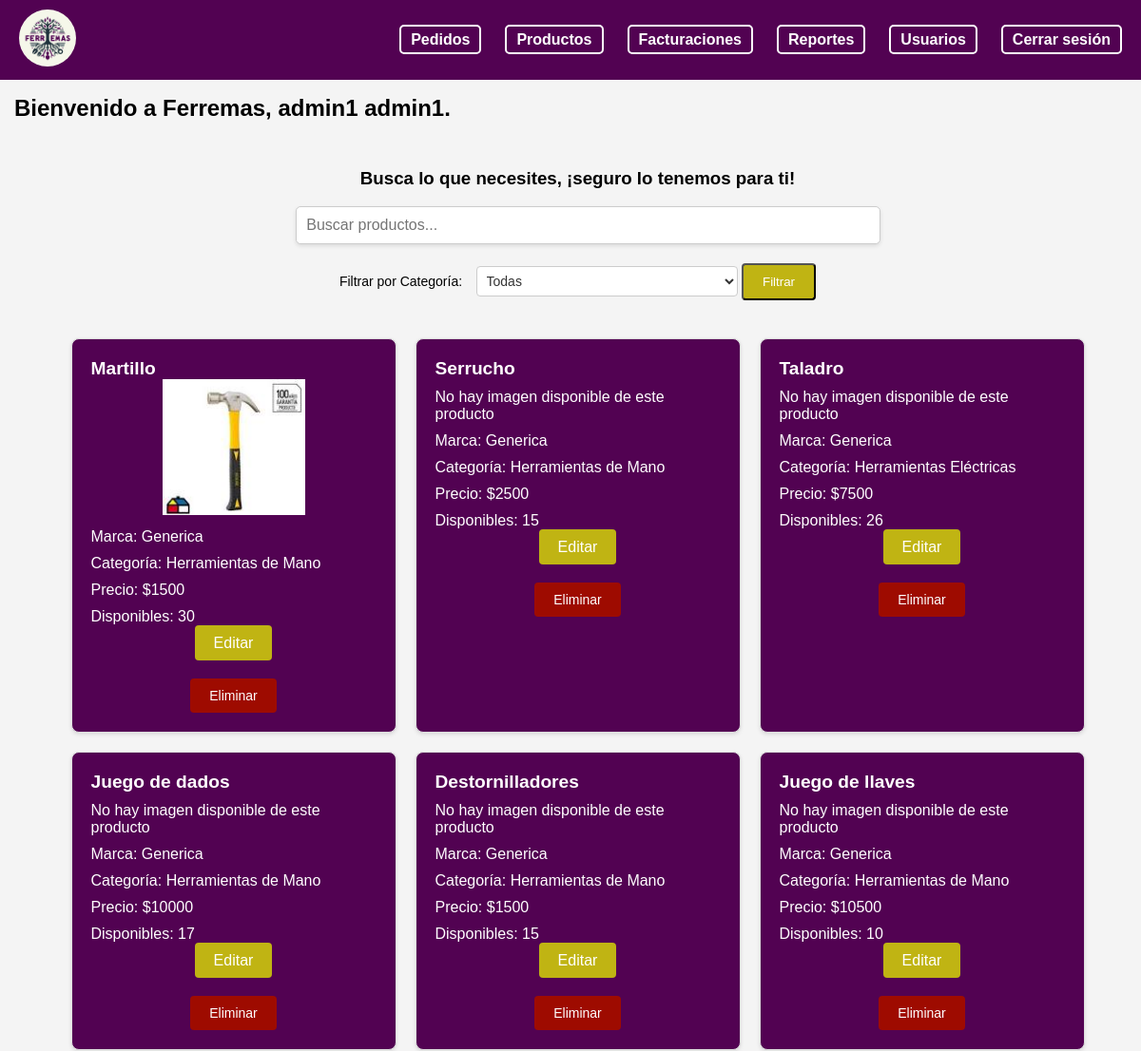
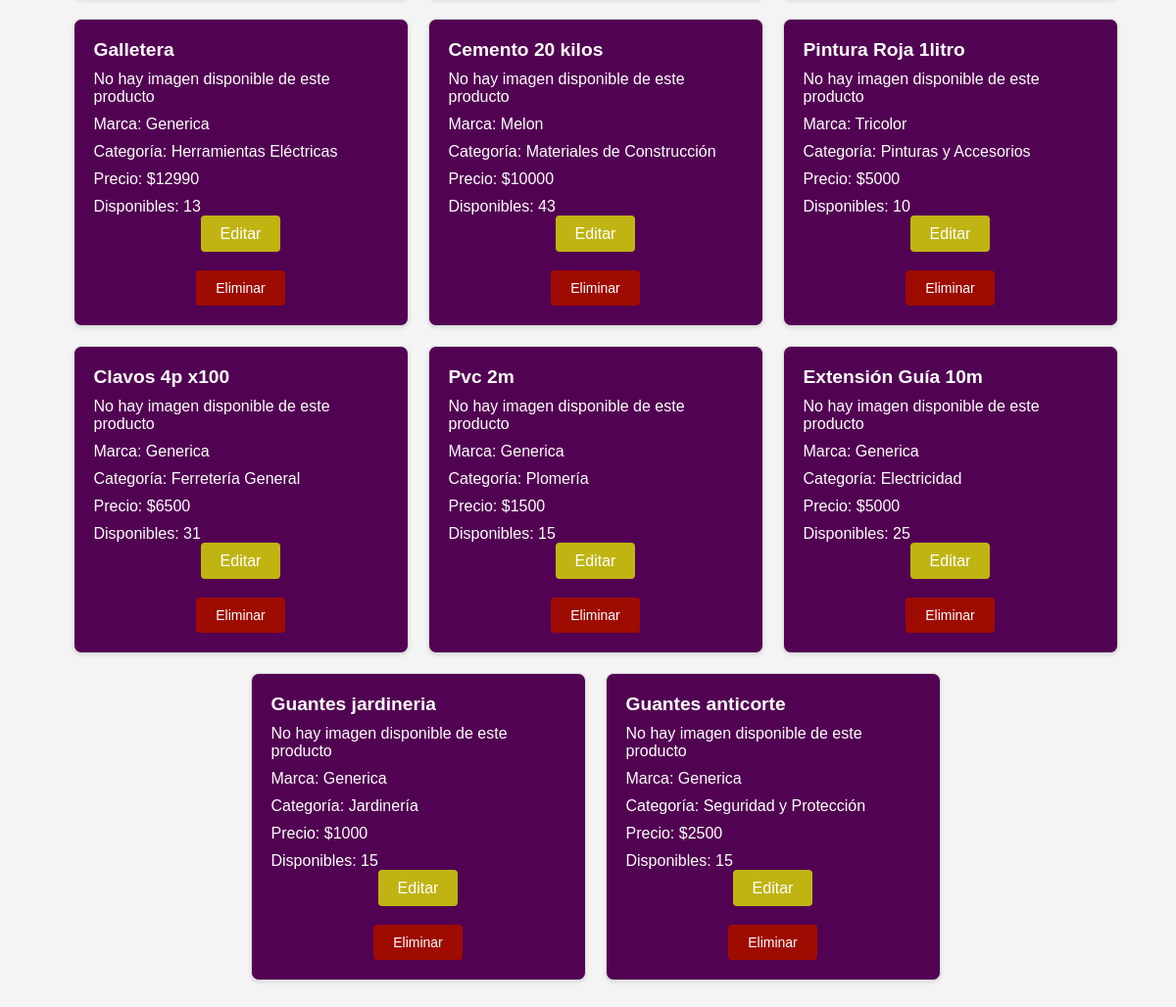
The page /adm_inventario/ (signed in) on the database as committed earlier (2 pictures, top to bottom).
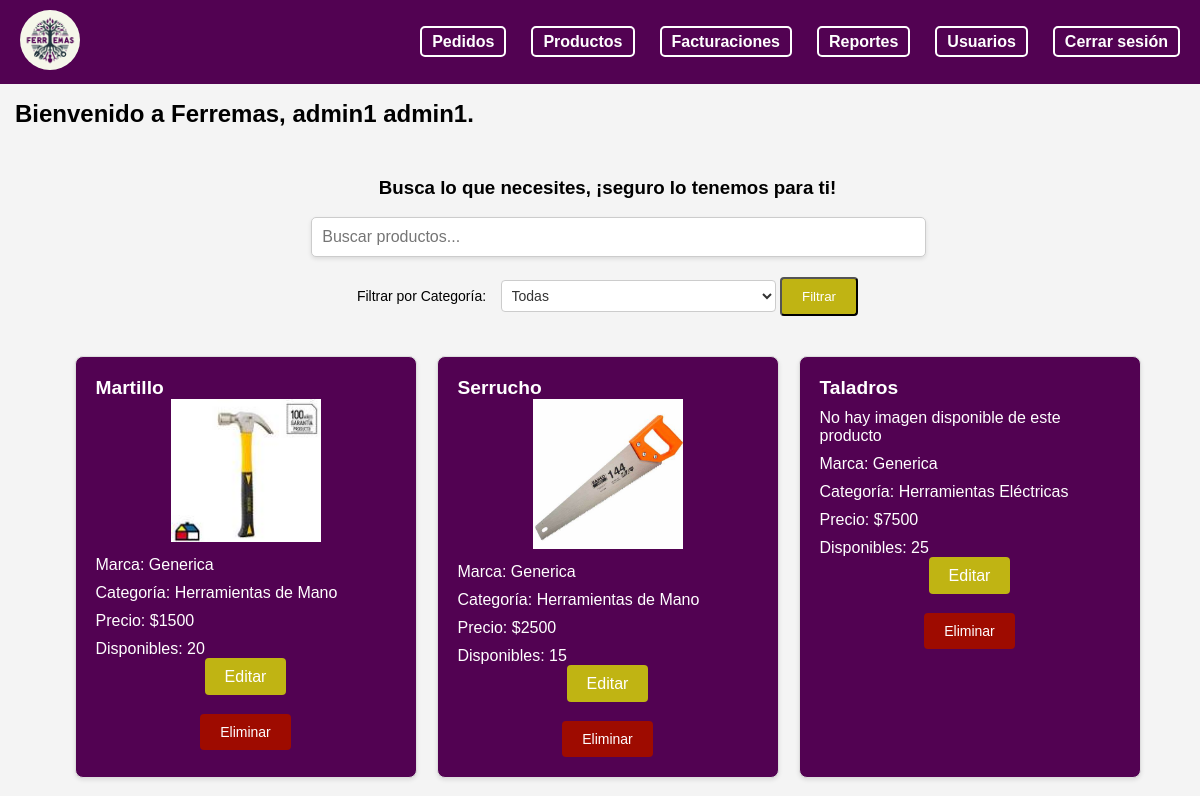
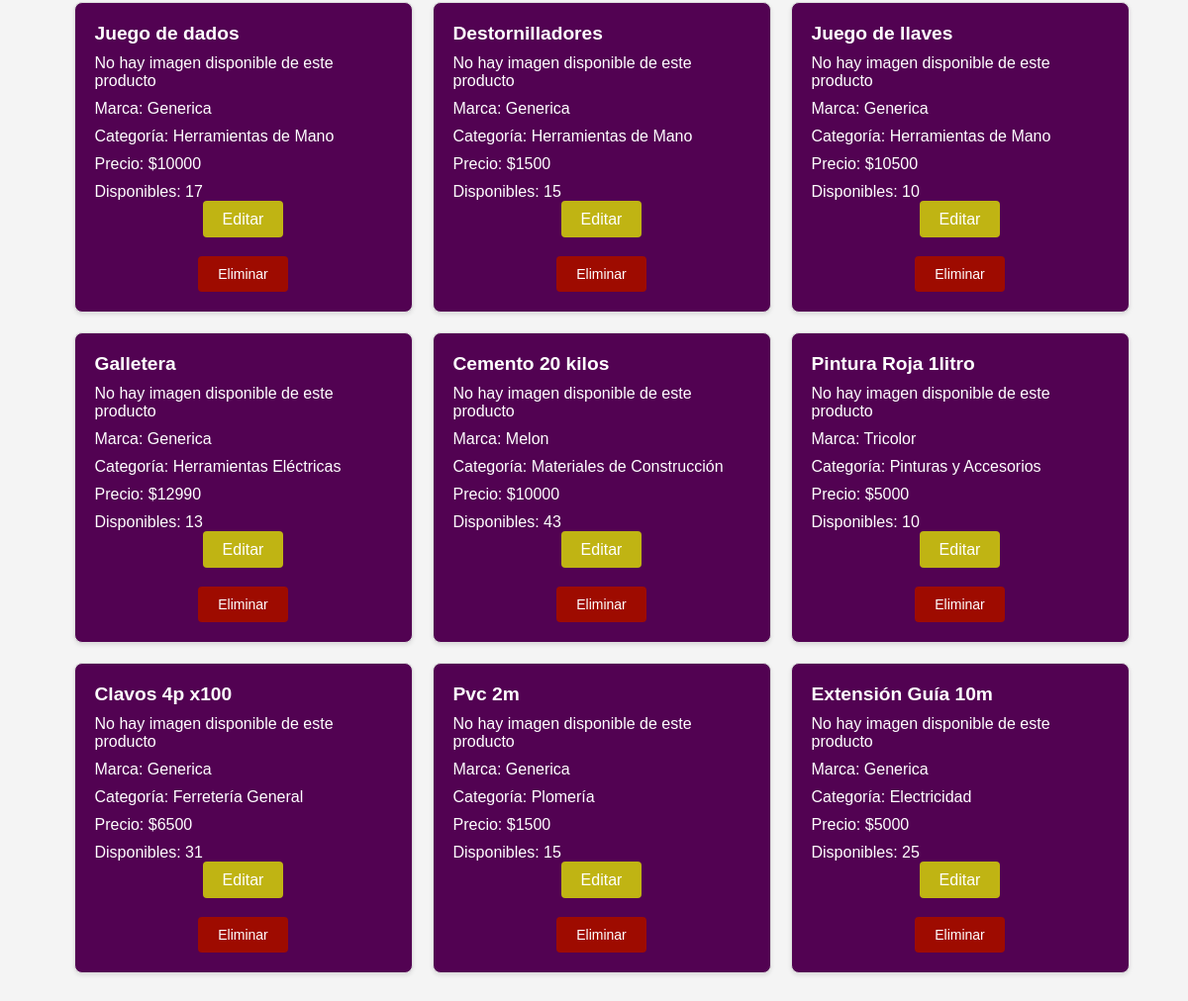
The same page on the database as committed later (2 pictures, top to bottom).
### myapp/models.py (models this page shows, shortened)
class Inventario(models.Model):
    prod_id = models.AutoField(primary_key=True)
    prod_nom = models.CharField(max_length=50)
    prod_marca = models.CharField(max_length=25)
    prod_prec= models.IntegerField()
    prod_img = models.ImageField(upload_to=path_and_rename, null=True, blank=True)
    catProd_nom = models.ForeignKey(CategoriaProducto, on_delete=models.CASCADE)
    inv_cantTotal = models.IntegerField(default=0)

class CategoriaProducto(models.Model):
    catProd_nom = models.CharField(max_length=100)
    def __str__(self):
        return self.catProd_nom

### myapp/views.py (the view)
# urls.py: path('adm_inventario/', views.adm_inventario, name='adm_inventario'),
def adm_inventario(request):
    try:
        empleado = Empleado.objects.get(emp_id=request.session['user_id'])
        print("Empleado ID from session:", request.session.get('user_id'))
        print("Empleado Profile for current user:", empleado)
    except Empleado.DoesNotExist:
        return JsonResponse({'error': 'Empleado no encontrado'})
    productos = Inventario.objects.all()
    categorias = CategoriaProducto.objects.all()
    categoria_filtro = request.GET.get('categoria')
    if categoria_filtro:
        productos = productos.filter(catProd_nom__catProd_nom=categoria_filtro)
    return render(request, 'empleado/admin/adm_inventario.html', {'empleado': empleado, 'productos': productos, 'categorias': categorias})

### myapp/models.py (called while the page is built)
    def __str__(self):
        return self.rol.rol_id +' - '+ self.emp_name +' '+ self.emp_lastname

### myapp/templates/empleado/admin/adm_inventario.html (shortened to what this page needs)
{% load static %}
<!DOCTYPE html>
<html lang="en">
<head>
    <link rel="stylesheet" href="{% static '/styles/nav.css' %}" />
    <link rel="stylesheet" href="{% static '/styles/cliente/productos.css' %}" />
</head>
<body>
    <header>
        <nav>
            <div class="navbar">
            <div class="logo">
                <a href="/adm_home">
                <img src="{% static '/logo/LogoFerremas.png' %}" alt="Logo" />
                </a>
            </div>
            <div class="nav-items">
                <ul>
                    <li><a href="#" id="pedidos-link"> Pedidos</a></li>
                    <li><a href="#" id="productos-link"> Productos</a></li>
                    <li><a href="#" id="facturaciones-link"> Facturaciones</a></li>
                    <li><a href="#" id="reportes-link"> Reportes</a></li>
                    <li><a href="/adm_usuarios" id="usuarios-link"> Usuarios</a></li>
                    <li><a href="/"> Cerrar sesión</a></li>
                </ul>
            </div>
            </div>
        </nav>
    </header>
    <div class="content" id="text1" style="margin-top: 100px; margin-left: 15px;">
        <h2> Bienvenido a Ferremas, {{empleado.emp_name}} {{empleado.emp_lastname}}.</h2>
        <div class="search-bar">
            <div class="search-text">
                <h3>Busca lo que necesites, ¡seguro lo tenemos para ti!</h3>
            </div>
            <div class="search-input-container">
                <input type="text" id="searchInput" placeholder="Buscar productos..." onkeyup="filtrarProductos()">
            </div>
            <div class="filtro-categoria">
                <form method="get">
                    <label for="categoria">Filtrar por Categoría:</label>
                    <select name="categoria" id="categoria">
                        <option value="">Todas</option>
                    </select>
                    <button type="submit" class="editar-producto">Filtrar</button>
                </form>
            </div>
        </div>
        <div class="card-container" id="productos-section">
            {% for producto in productos %}
                <div class="productos-card">
                    <div class="card-header">
                        <h5>{{ producto.prod_nom }}</h5>
                    </div>
                    <div class="card-body">
                        {% if producto.prod_img %}
                            <div class="imagen-producto" style="text-align: center;">
                                <img src="{{ producto.prod_img.url }}" alt="{{ producto.prod_nom }}">
                            </div>
                        {% else %}
                            <p>No hay imagen disponible de este producto</p>
                        {% endif %}
                        <p>Marca: {{ producto.prod_marca }}</p>
                        <p>Categoría: {{ producto.catProd_nom }}</p>
                        <p>Precio: ${{ producto.prod_prec }}</p>
                        <p>Disponibles: {{ producto.inv_cantTotal }}</p>
                        <div class="acciones-producto">
                            <p>
                                <a href="{% url 'editar_producto' producto.prod_id %}" class="editar-producto">Editar</a>
                            </p>
                            <br>
                            <form method="post" action="{% url 'eliminar_producto' producto.prod_id %}">
                                <button type="submit" class="eliminar-producto">Eliminar</button>
                            </form>
                        </div>
                    </div>
                </div>
            {% endfor %}
        </div>
    </div>
</body>
</html>

Rows that differ between the two databases and show on the page:
removed Inventario: prod_nom "Guantes jardineria", shows "No hay imagen disponible de este producto", prod_marca "Generica", catProd_nom "Jardinería", prod_prec "1000", inv_cantTotal "15"
removed Inventario: prod_nom "Guantes anticorte", shows "No hay imagen disponible de este producto", prod_marca "Generica", catProd_nom "Seguridad y Protección", prod_prec "2500", inv_cantTotal "15"
changed Inventario "Martillo": inv_cantTotal "30" → "20"
changed Inventario "Serrucho": prod_img: picture added; no longer shows "No hay imagen disponible de este producto"
changed Inventario: prod_nom "Taladro" → "Taladros"; inv_cantTotal "26" → "25"
